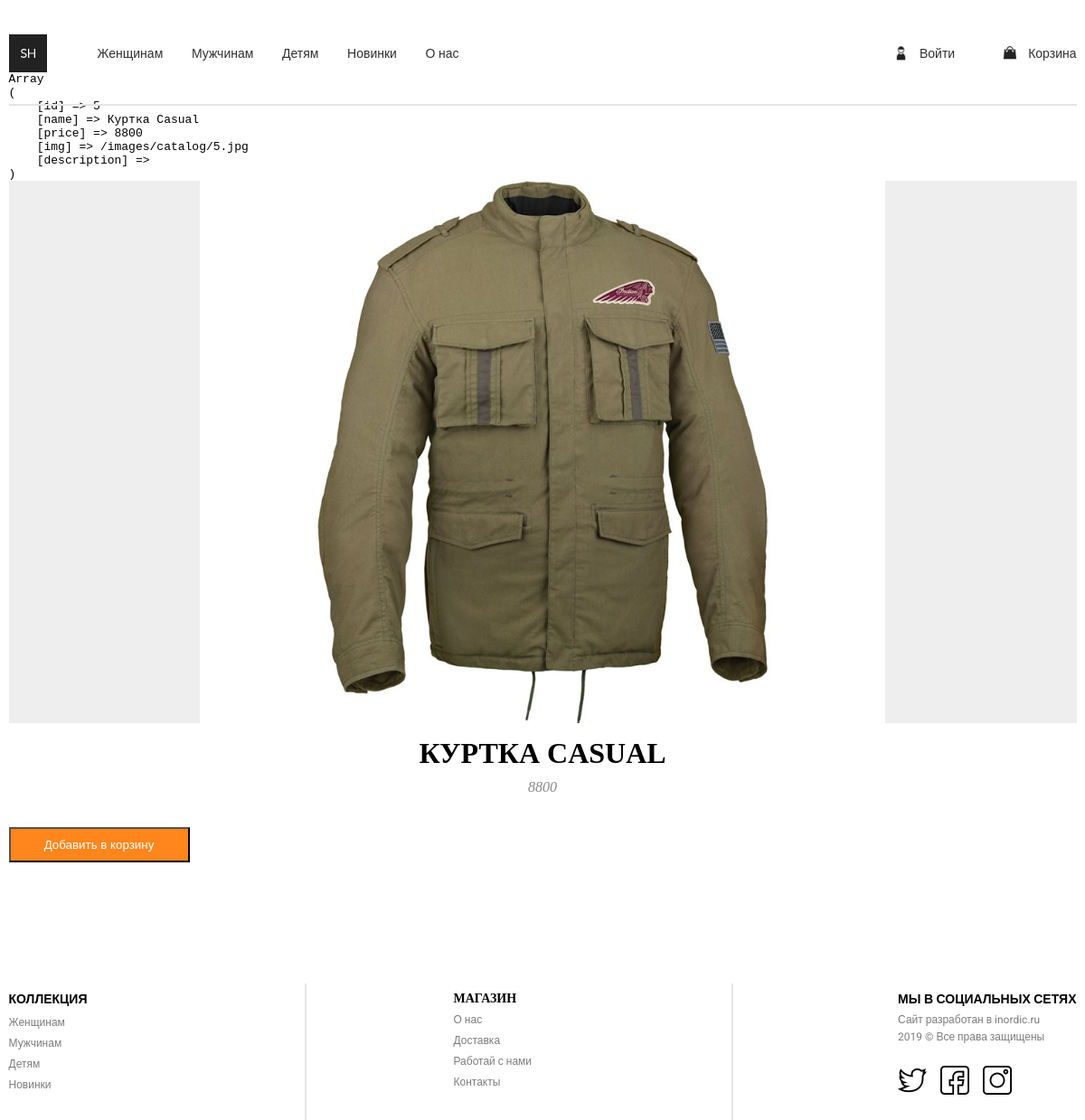
Screenshot of /product.php?id=5 with the database file from the repository.
### tables this page shows
CREATE TABLE IF NOT EXISTS `products` (
  `id` int(11) NOT NULL AUTO_INCREMENT,
  `name` varchar(100) NOT NULL,
  `price` float NOT NULL,
  `img` varchar(255) NOT NULL,
  `description` text NOT NULL,
  PRIMARY KEY (`id`)
);

### product.php (the view, shortened to what this page needs)
<?php
    include('parts/header.php');
    $template = [
        'img'=> '',
        'name'=> '',
        'price'=> '',
        'description'=> ''
    ];
    if( !empty( $_GET['id'])){
       $sqli_product = "SELECT * FROM products WHERE id = {$_GET['id']}";
       $result_product = mysqli_query($link, $sqli_product);
       $template = mysqli_fetch_assoc($result_product);
    }else{
        header('Location: /catalog.php');
    }
?>
<div class="product">
    <div class="product-photo" style="background-image:url(<?=$template['img']?>)"></div>
    <h1 class="product-h1"><?=$template['name']?></h1>
    <div class="product-price"><?=$template['price']?></div>
    <button class="product-add-to-card" data-product-id="<?=$template['id']?>">Добавить в корзину</button>
</div>
 <?php
    include('parts/footer.php');
 ?>

### styles/style.css (style rules this page uses)
* { margin: 0; padding: 0; }

### styles/product.css (style rules this page uses)
.product-photo { height: 600px; background-color: #eeeeee; background-size: contain; background-position: center center; background-repeat: no-repeat; }
.product-h1 { text-align: center; margin-top: 15px; text-transform: uppercase; }
.product-price { margin-top: 10px; text-align: center; color: #888888; font-style: italic; }
.product-add-to-card { width: 200px; padding: 10px; text-align: center; color: #ffffff; background-color: #fe861d; margin: 20px auto; cursor: pointer; }

### rows the page displays
products: img (picture), name "КУРТКА CASUAL", price "8800"
